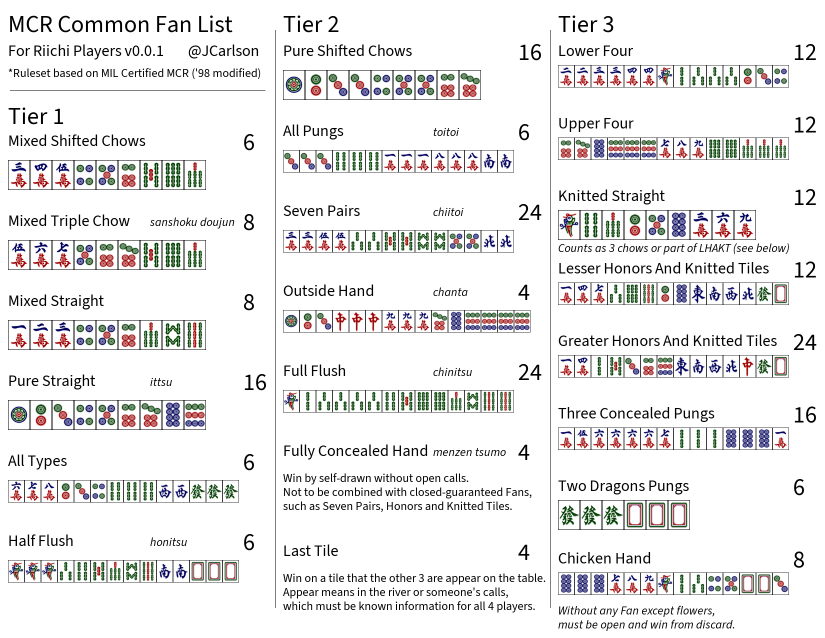
#> input picture mcr_reference.png, 1650 x 1275 px (shown at 1/2 size)
$ python letter_size_generator.py
#> lines starting #> are read from the running program, lines starting #| are printed output that depends on the picture
from PIL import Image, ImageDraw

def extend(filename: str, save_as_name: str):
    # Load the original 1/2 letter sized image
#> called with filename = 'mcr_reference.png', save_as_name = 'mcr_reference_4fold_letter_size.png'
    original_image = Image.open(filename).convert('RGBA')
#> original_image is the input picture: PIL image 1650x1275 RGBA; mean R, G, B, A 234.1, 233.4, 233.3, 255

    scaled_size = (int(original_image.width * 0.95), int(original_image.height * 0.95))
#> scaled_size = (1567, 1211)
    scaled_image = original_image.resize(scaled_size, Image.Resampling.LANCZOS)

    # Create a new landscape letter-sized canvas with RGBA channels
    landscape_letter_size = (3300, 2550)
    canvas = Image.new('RGBA', landscape_letter_size, (255, 255, 255, 255))
#> canvas: PIL image 3300x2550 RGBA; every value is 255

    # Define positions for the images, centered in each fold
    positions = [
        ((1650 - scaled_size[0]) // 2, (1275 - scaled_size[1]) // 2),
        (1650 + (1650 - scaled_size[0]) // 2, (1275 - scaled_size[1]) // 2),
        ((1650 - scaled_size[0]) // 2, 1275 + (1275 - scaled_size[1]) // 2),
        (1650 + (1650 - scaled_size[0]) // 2, 1275 + (1275 - scaled_size[1]) // 2)
    ]

    # Paste the scaled image 4 times on the canvas
    for pos in positions:
        canvas.paste(scaled_image, pos, scaled_image)
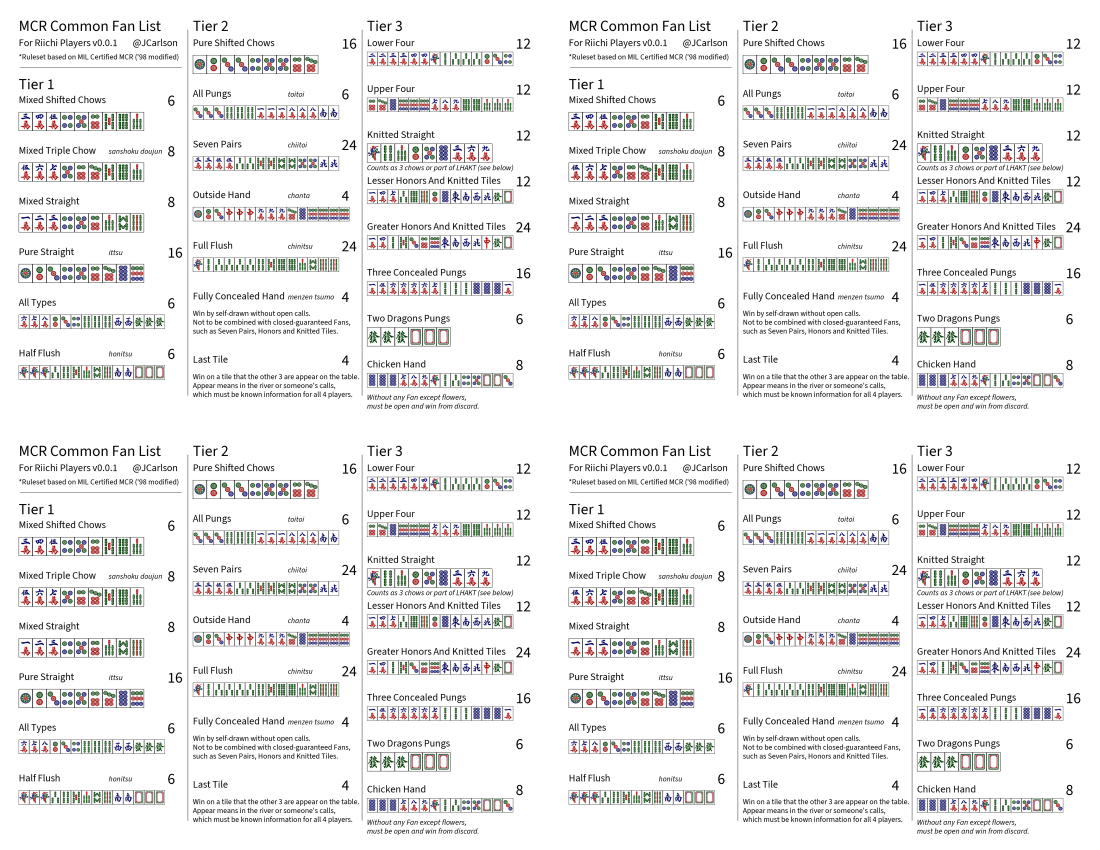
#> canvas: PIL image 3300x2550 RGBA (shown at 1/3 size); mean R, G, B, A 235.7, 235, 235, 255

    # Draw black lines between the images
    draw = ImageDraw.Draw(canvas)
    # Horizontal lines
    draw.line((0, 1275, 3300, 1275), fill='black', width=5)
    # Vertical lines
    draw.line((1650, 0, 1650, 2550), fill='black', width=5)

    # Save the final image
    canvas.save(save_as_name)
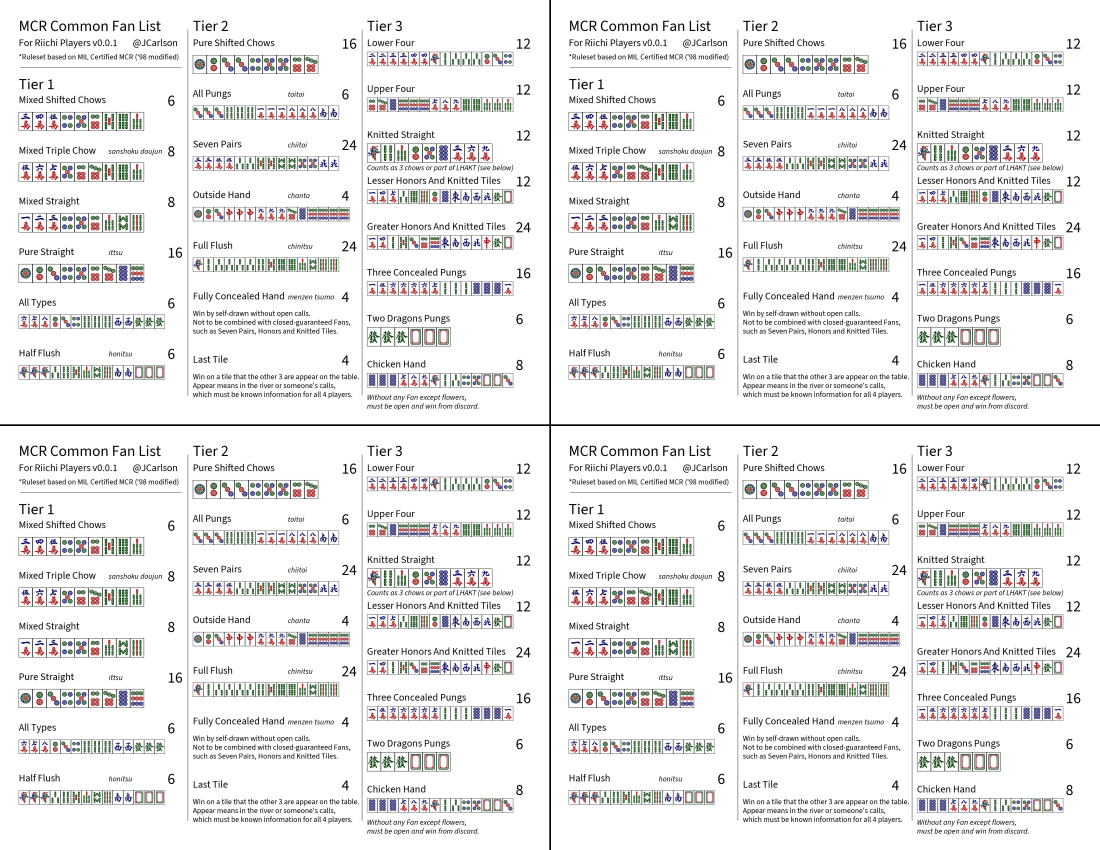
#> saved as mcr_reference_4fold_letter_size.png: PIL image 3300x2550 RGBA (shown at 1/3 size); mean R, G, B, A 234.8, 234.1, 234.1, 255

extend('mcr_reference.png', 'mcr_reference_4fold_letter_size.png')
extend('mcr_small_reference.png', 'mcr_small_reference_4fold_letter_size.png')
#> call 2 of extend, with filename = 'mcr_small_reference.png'
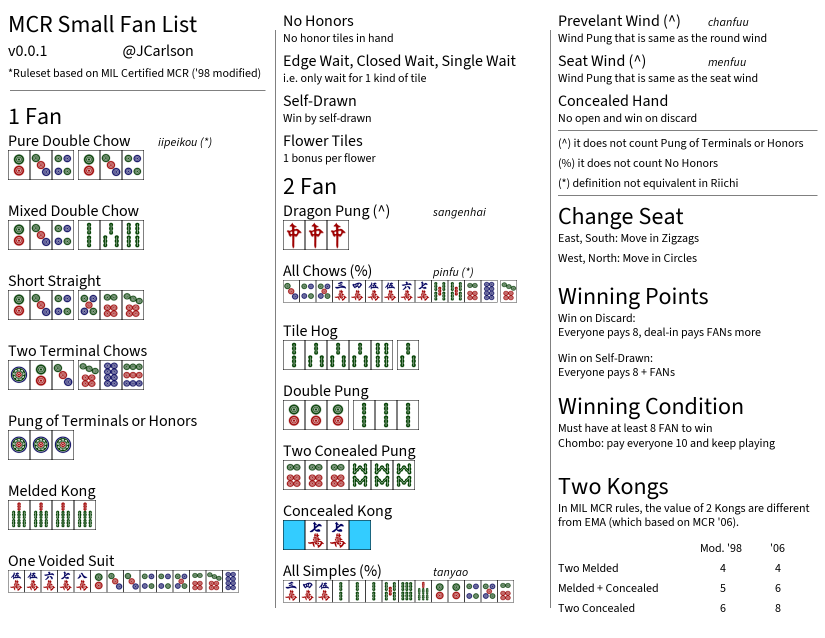
#> input picture mcr_small_reference.png, 1650 x 1275 px (shown at 1/2 size)
#> in extend, original_image is the input picture: PIL image 1650x1275 RGBA; mean R, G, B, A 238.4, 238.4, 238.3, 255
#> in extend (call 2), `scaled_image = original_image.resize(scaled_size, Image.Resampling.LAN..`:
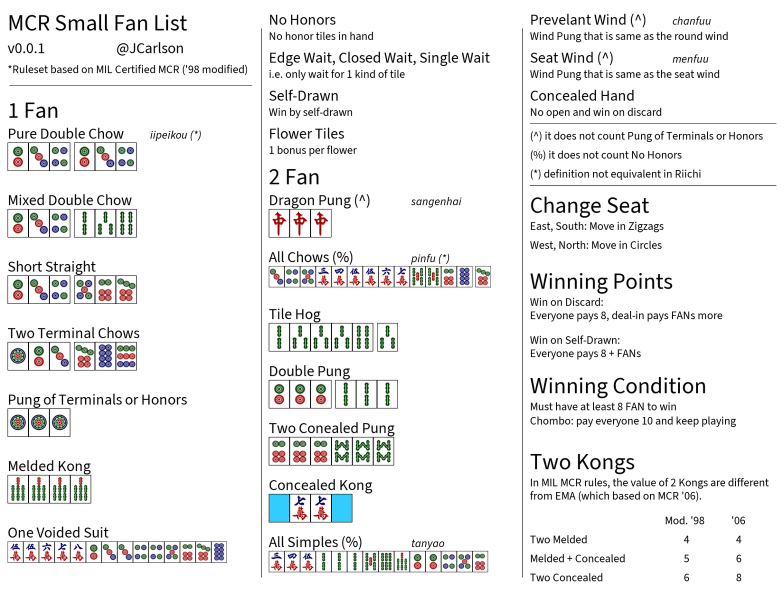
#> scaled_image: PIL image 1567x1211 RGBA (shown at 1/2 size); mean R, G, B, A 238, 238, 237.9, 255
#> after the loop in extend (call 2), `for pos in positions:`:
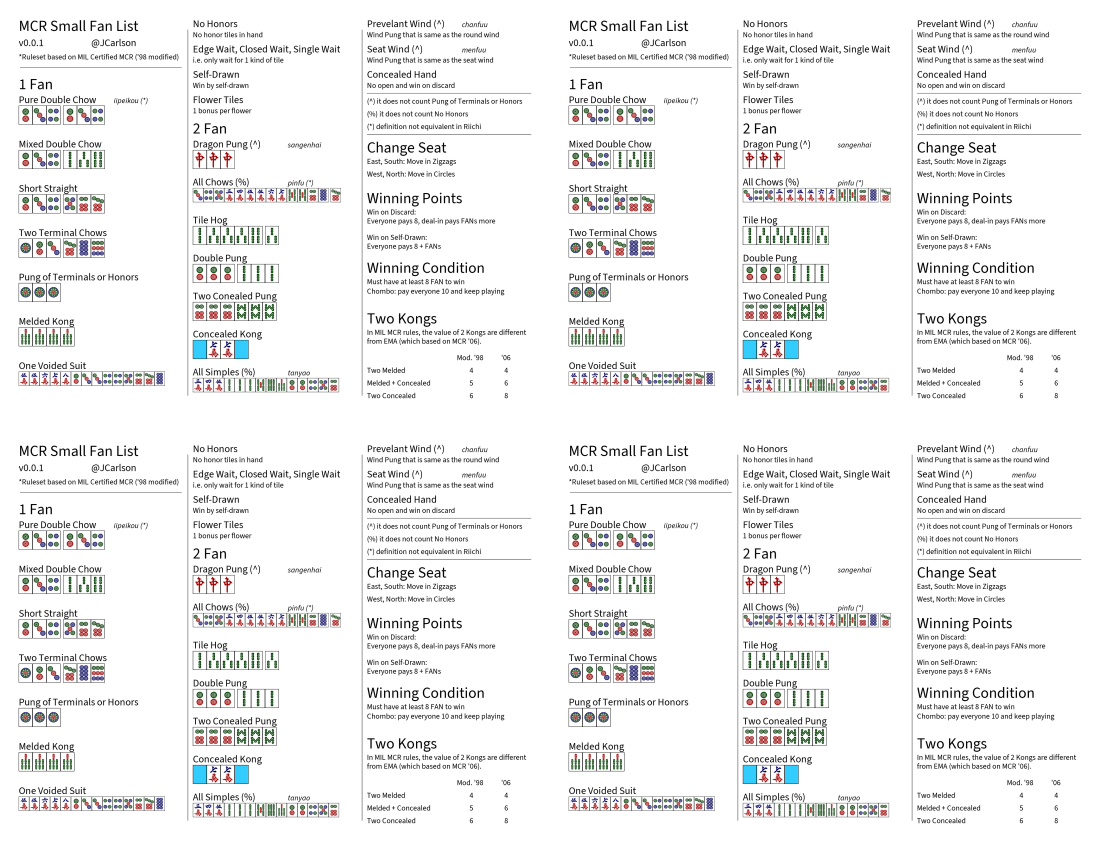
#> canvas: PIL image 3300x2550 RGBA (shown at 1/3 size); mean R, G, B, A 239.7, 239.6, 239.5, 255
#> in extend (call 2), `canvas.save(save_as_name)`:
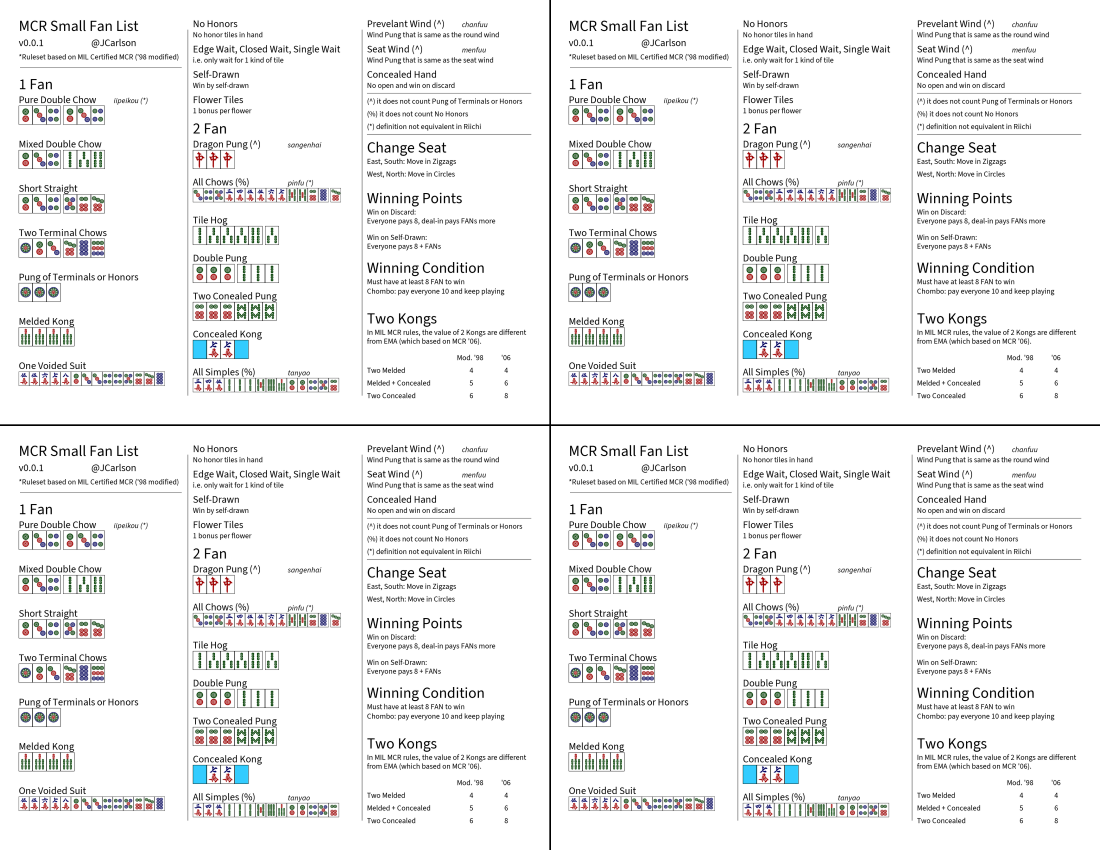
#> saved as mcr_small_reference_4fold_letter_size.png: PIL image 3300x2550 RGBA (shown at 1/3 size); mean R, G, B, A 238.8, 238.8, 238.7, 255
